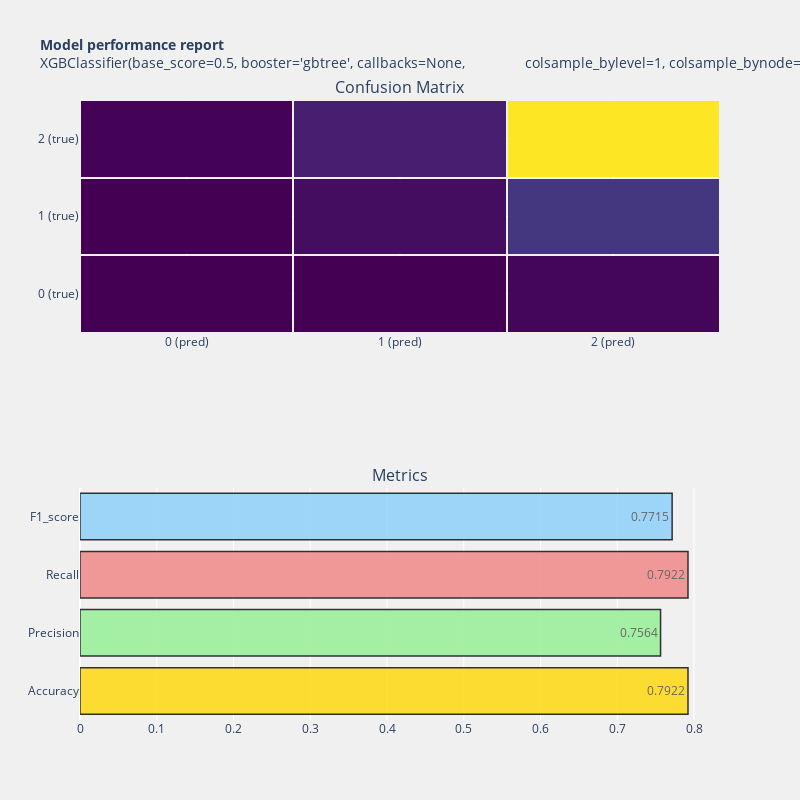
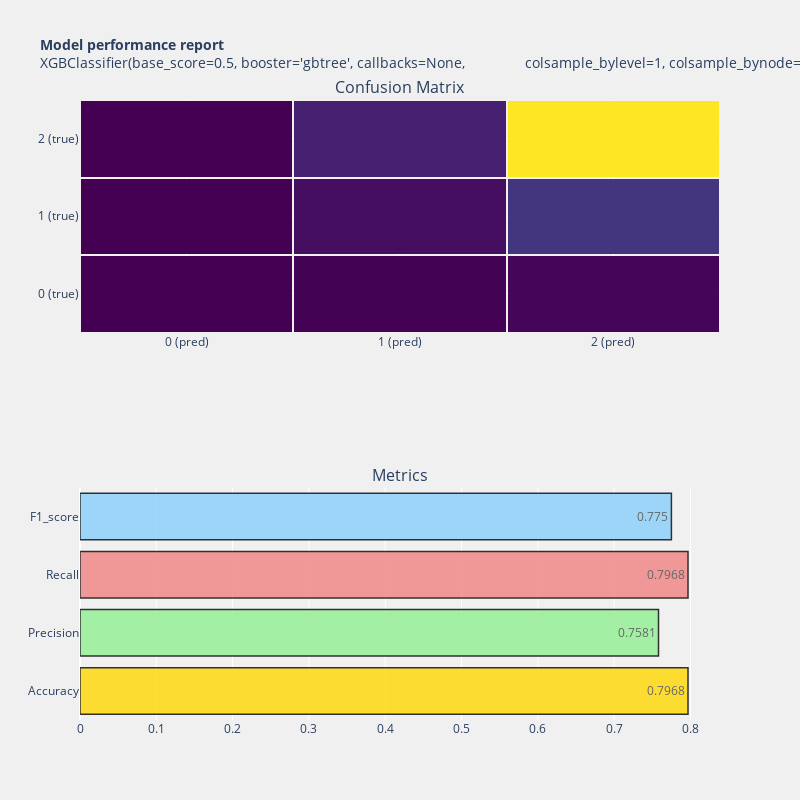
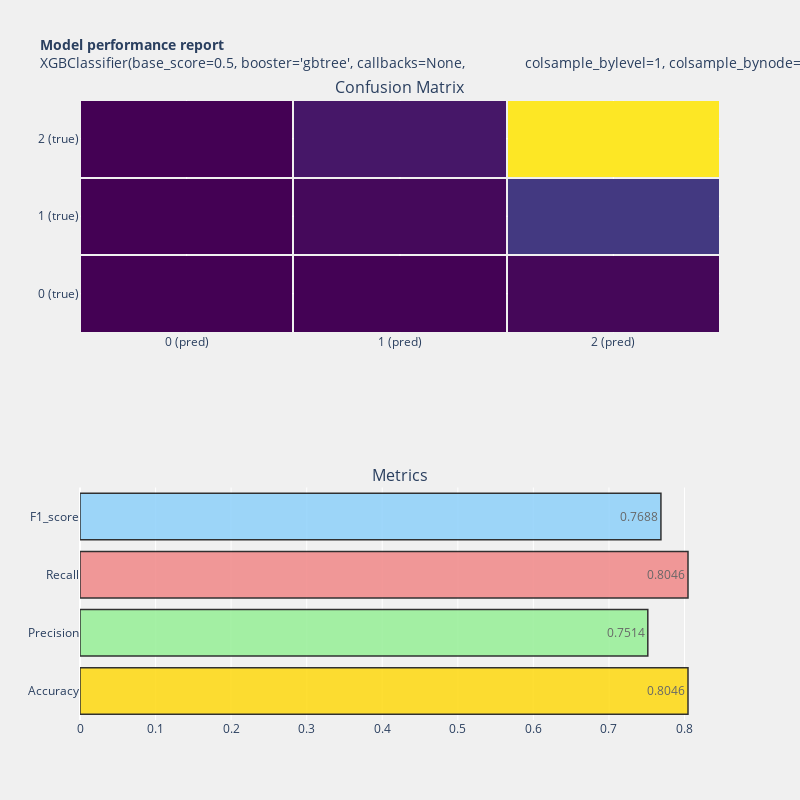

The notebook cell these images were saved under, in order:
### Code cell
modelling(X_train,Y_train, X_test, Y_test, xgb=True, rf=True, extree=True)

### Figure 1 — Plotly figure (JSON) as saved in the notebook; plotly's stock layout.template omitted (floating-point values rounded to 4 significant figures)
{"data": [{"colorscale": [[0, "#440154"], [0.1111, "#482878"], [0.2222, "#3e4989"], [0.3333, "#31688e"], [0.4444, "#26828e"], [0.5556, "#1f9e89"], [0.6667, "#35b779"], [0.7778, "#6ece58"], [0.8889, "#b5de2b"], [1, "#fde725"]], "showscale": false, "type": "heatmap", "x": ["0 (pred)", "1 (pred)", "2 (pred)"], "xaxis": "x", "xgap": 2, "y": ["0 (true)", "1 (true)", "2 (true)"], "yaxis": "y", "ygap": 2, "z": [[4, 7, 41], [3, 98, 451], [23, 243, 2825]]}, {"marker": {"color": ["gold", "lightgreen", "lightcoral", "lightskyblue"], "line": {"color": "#000000", "width": 1.5}}, "opacity": 0.8, "orientation": "h", "text": [0.7922, 0.7564, 0.7922, 0.7715], "textposition": "auto", "type": "bar", "x": [0.7922, 0.7564, 0.7922, 0.7715], "xaxis": "x2", "y": ["Accuracy", "Precision", "Recall", "F1_score"], "yaxis": "y2"}], "layout": {"annotations": [{"font": {"size": 16}, "showarrow": false, "text": "Confusion Matrix", "x": 0.5, "xanchor": "center", "xref": "paper", "y": 1, "yanchor": "bottom", "yref": "paper"}, {"font": {"size": 16}, "showarrow": false, "text": "Metrics", "x": 0.5, "xanchor": "center", "xref": "paper", "y": 0.375, "yanchor": "bottom", "yref": "paper"}], "autosize": true, "height": 800, "paper_bgcolor": "rgba(240,240,240, 0.95)", "plot_bgcolor": "rgba(240,240,240, 0.95)", "showlegend": false, "title": {"font": {"size": 14}, "text": "<b>Model performance report</b><br>XGBClassifier(base_score=0.5, booster='gbtree', callbacks=None,\n              colsample_bylevel=1, colsample_bynode=1, colsample_bytree=1,\n              early_stopping_rounds=None, enable_categorical=False,\n              eval_metric=None, gamma=0, gpu_id=-1, grow_policy='depthwise',\n              importance_type=None, interaction_constraints='',\n              learning_rate=0.300000012, max_bin=256, max_cat_to_onehot=4,\n              max_delta_step=0, max_depth=6, max_leaves=0, min_child_weight=1,\n              missing=nan, monotone_constraints='()', n_estimators=100,\n              n_jobs=0, num_parallel_tree=1, objective='multi:softprob',\n              predictor='auto', random_state=0, reg_alpha=0, ...)"}, "width": 800, "xaxis": {"anchor": "y", "domain": [0, 1]}, "xaxis2": {"anchor": "y2", "domain": [0, 1]}, "yaxis": {"anchor": "x", "domain": [0.625, 1]}, "yaxis2": {"anchor": "x2", "domain": [0, 0.375]}}}

### Figure 2 — Plotly figure (JSON) as saved in the notebook; plotly's stock layout.template omitted (floating-point values rounded to 4 significant figures)
{"data": [{"colorscale": [[0, "#440154"], [0.1111, "#482878"], [0.2222, "#3e4989"], [0.3333, "#31688e"], [0.4444, "#26828e"], [0.5556, "#1f9e89"], [0.6667, "#35b779"], [0.7778, "#6ece58"], [0.8889, "#b5de2b"], [1, "#fde725"]], "showscale": false, "type": "heatmap", "x": ["0 (pred)", "1 (pred)", "2 (pred)"], "xaxis": "x", "xgap": 2, "y": ["0 (true)", "1 (true)", "2 (true)"], "yaxis": "y", "ygap": 2, "z": [[0, 10, 42], [1, 108, 443], [4, 251, 2836]]}, {"marker": {"color": ["gold", "lightgreen", "lightcoral", "lightskyblue"], "line": {"color": "#000000", "width": 1.5}}, "opacity": 0.8, "orientation": "h", "text": [0.7968, 0.7581, 0.7968, 0.775], "textposition": "auto", "type": "bar", "x": [0.7968, 0.7581, 0.7968, 0.775], "xaxis": "x2", "y": ["Accuracy", "Precision", "Recall", "F1_score"], "yaxis": "y2"}], "layout": {"annotations": [{"font": {"size": 16}, "showarrow": false, "text": "Confusion Matrix", "x": 0.5, "xanchor": "center", "xref": "paper", "y": 1, "yanchor": "bottom", "yref": "paper"}, {"font": {"size": 16}, "showarrow": false, "text": "Metrics", "x": 0.5, "xanchor": "center", "xref": "paper", "y": 0.375, "yanchor": "bottom", "yref": "paper"}], "autosize": true, "height": 800, "paper_bgcolor": "rgba(240,240,240, 0.95)", "plot_bgcolor": "rgba(240,240,240, 0.95)", "showlegend": false, "title": {"font": {"size": 14}, "text": "<b>Model performance report</b><br>XGBClassifier(base_score=0.5, booster='gbtree', callbacks=None,\n              colsample_bylevel=1, colsample_bynode=1, colsample_bytree=1,\n              early_stopping_rounds=None, enable_categorical=False,\n              eval_metric=None, gamma=0, gpu_id=-1, grow_policy='depthwise',\n              importance_type=None, interaction_constraints='',\n              learning_rate=0.300000012, max_bin=256, max_cat_to_onehot=4,\n              max_delta_step=0, max_depth=6, max_leaves=0, min_child_weight=1,\n              missing=nan, monotone_constraints='()', n_estimators=100,\n              n_jobs=0, num_parallel_tree=1, objective='multi:softprob',\n              predictor='auto', random_state=0, reg_alpha=0, ...)"}, "width": 800, "xaxis": {"anchor": "y", "domain": [0, 1]}, "xaxis2": {"anchor": "y2", "domain": [0, 1]}, "yaxis": {"anchor": "x", "domain": [0.625, 1]}, "yaxis2": {"anchor": "x2", "domain": [0, 0.375]}}}

### Figure 3 — Plotly figure (JSON) as saved in the notebook; plotly's stock layout.template omitted (floating-point values rounded to 4 significant figures)
{"data": [{"colorscale": [[0, "#440154"], [0.1111, "#482878"], [0.2222, "#3e4989"], [0.3333, "#31688e"], [0.4444, "#26828e"], [0.5556, "#1f9e89"], [0.6667, "#35b779"], [0.7778, "#6ece58"], [0.8889, "#b5de2b"], [1, "#fde725"]], "showscale": false, "type": "heatmap", "x": ["0 (pred)", "1 (pred)", "2 (pred)"], "xaxis": "x", "xgap": 2, "y": ["0 (true)", "1 (true)", "2 (true)"], "yaxis": "y", "ygap": 2, "z": [[1, 5, 46], [0, 63, 489], [1, 181, 2909]]}, {"marker": {"color": ["gold", "lightgreen", "lightcoral", "lightskyblue"], "line": {"color": "#000000", "width": 1.5}}, "opacity": 0.8, "orientation": "h", "text": [0.8046, 0.7514, 0.8046, 0.7688], "textposition": "auto", "type": "bar", "x": [0.8046, 0.7514, 0.8046, 0.7688], "xaxis": "x2", "y": ["Accuracy", "Precision", "Recall", "F1_score"], "yaxis": "y2"}], "layout": {"annotations": [{"font": {"size": 16}, "showarrow": false, "text": "Confusion Matrix", "x": 0.5, "xanchor": "center", "xref": "paper", "y": 1, "yanchor": "bottom", "yref": "paper"}, {"font": {"size": 16}, "showarrow": false, "text": "Metrics", "x": 0.5, "xanchor": "center", "xref": "paper", "y": 0.375, "yanchor": "bottom", "yref": "paper"}], "autosize": true, "height": 800, "paper_bgcolor": "rgba(240,240,240, 0.95)", "plot_bgcolor": "rgba(240,240,240, 0.95)", "showlegend": false, "title": {"font": {"size": 14}, "text": "<b>Model performance report</b><br>XGBClassifier(base_score=0.5, booster='gbtree', callbacks=None,\n              colsample_bylevel=1, colsample_bynode=1, colsample_bytree=1,\n              early_stopping_rounds=None, enable_categorical=False,\n              eval_metric=None, gamma=0, gpu_id=-1, grow_policy='depthwise',\n              importance_type=None, interaction_constraints='',\n              learning_rate=0.300000012, max_bin=256, max_cat_to_onehot=4,\n              max_delta_step=0, max_depth=6, max_leaves=0, min_child_weight=1,\n              missing=nan, monotone_constraints='()', n_estimators=100,\n              n_jobs=0, num_parallel_tree=1, objective='multi:softprob',\n              predictor='auto', random_state=0, reg_alpha=0, ...)"}, "width": 800, "xaxis": {"anchor": "y", "domain": [0, 1]}, "xaxis2": {"anchor": "y2", "domain": [0, 1]}, "yaxis": {"anchor": "x", "domain": [0.625, 1]}, "yaxis2": {"anchor": "x2", "domain": [0, 0.375]}}}
